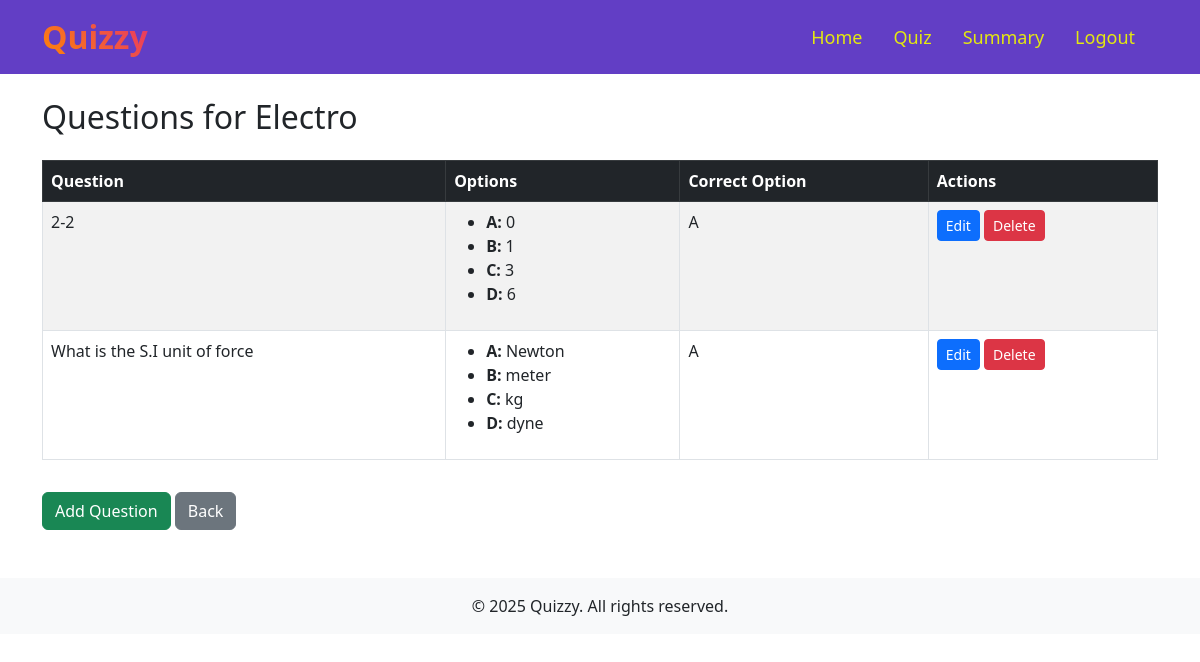
The app's page /admin/view_questions/2 (signed in) with its own data.
### models.py (models this page shows)
class Chapter(db.Model):
    id = db.Column(db.Integer, primary_key=True)
    name = db.Column(db.String(100), nullable=False)
    subject_id = db.Column(db.Integer, db.ForeignKey('subject.id'), nullable=False)
    questions = db.relationship('Question', backref='chapter', lazy=True, cascade="all, delete-orphan")

class Question(db.Model):
    id = db.Column(db.Integer, primary_key=True)
    text = db.Column(db.Text, nullable=False)
    option_a = db.Column(db.String(200), nullable=False)
    option_b = db.Column(db.String(200), nullable=False)
    option_c = db.Column(db.String(200), nullable=False)
    option_d = db.Column(db.String(200), nullable=False)
    correct_option = db.Column(db.String(1), nullable=False)  # Stores 'A', 'B', 'C', or 'D'
    chapter_id = db.Column(db.Integer, db.ForeignKey('chapter.id'), nullable=False)

### routes.py (the view)
@app.route('/admin/view_questions/<int:chapter_id>')
@admin_required
def view_questions(chapter_id):
    chapter = Chapter.query.get(chapter_id)
    if not chapter:
        flash("Chapter not found!", "danger")
        return redirect(url_for('admin_dashboard'))
    questions = Question.query.filter_by(chapter_id=chapter_id).all()
    return render_template('admin_side/view_questions.html', chapter=chapter, questions=questions)

### routes.py (called while the page is built)
def admin_required(func):
    @wraps(func)
    def inner(*args, **kwargs):
        if 'user_id' not in session:
            flash('Please login to continue', 'danger')
            return redirect(url_for('login'))
        user = User.query.get(session['user_id'])
        if not user:
            flash('User not found, please login again', 'danger')
            return redirect(url_for('login'))
        if not user.is_admin:  # Block normal user access
            flash('You are not authorized to access this page', 'danger')
            return redirect(url_for('home'))  # Redirect user to home
        return func(*args, **kwargs)
    return inner

### templates/admin_side/view_questions.html
{% extends "admin_side/admin_dashboard.html" %}
{% block content %}
<div class="container mt-4">
    <h2 class="mb-4">Questions for {{ chapter.name }}</h2>
    <div class="table-responsive">
        <table class="table table-bordered table-striped">
            <thead class="table-dark">
                <tr>
                    <th>Question</th>
                    <th>Options</th>
                    <th>Correct Option</th>
                    <th>Actions</th>
                </tr>
            </thead>
            <tbody>
                {% for question in questions %}
                <tr>
                    <td>{{ question.text }}</td>
                    <td>
                        <ul>
                            <li><strong>A:</strong> {{ question.option_a }}</li>
                            <li><strong>B:</strong> {{ question.option_b }}</li>
                            <li><strong>C:</strong> {{ question.option_c }}</li>
                            <li><strong>D:</strong> {{ question.option_d }}</li>
                        </ul>
                    </td>
                    <td>{{ question.correct_option }}</td>
                    <td>
                        <a href="{{ url_for('edit_question', question_id=question.id) }}" class="btn btn-sm btn-primary">Edit</a>
                        <form action="{{ url_for('delete_question', question_id=question.id) }}" method="POST" class="d-inline">
                            <button type="submit" class="btn btn-sm btn-danger" onclick="return confirm('Are you sure you want to delete this question?');">Delete</button>
                        </form>
                    </td>
                </tr>
                {% endfor %}
            </tbody>
        </table>
    </div>
    <div class="mt-3">
        <a href="{{ url_for('add_question', chapter_id=chapter.id) }}" class="btn btn-success">Add Question</a>
        <a href="{{ url_for('view_chapters', subject_id=chapter.subject_id) }}" class="btn btn-secondary">Back</a>
    </div>
</div>
{% endblock %}

### templates/admin_side/nav1.html (style rules this page uses)
body { overflow-x: hidden; }

### records on screen
Chapter: name "Electro"
Question: text "2-2", option_a "0", option_b "1", option_c "3", option_d "6", correct_option "A"
Question: text "What is the S.I unit of force", option_a "Newton", option_b "meter", option_c "kg", option_d "dyne", correct_option "A"
